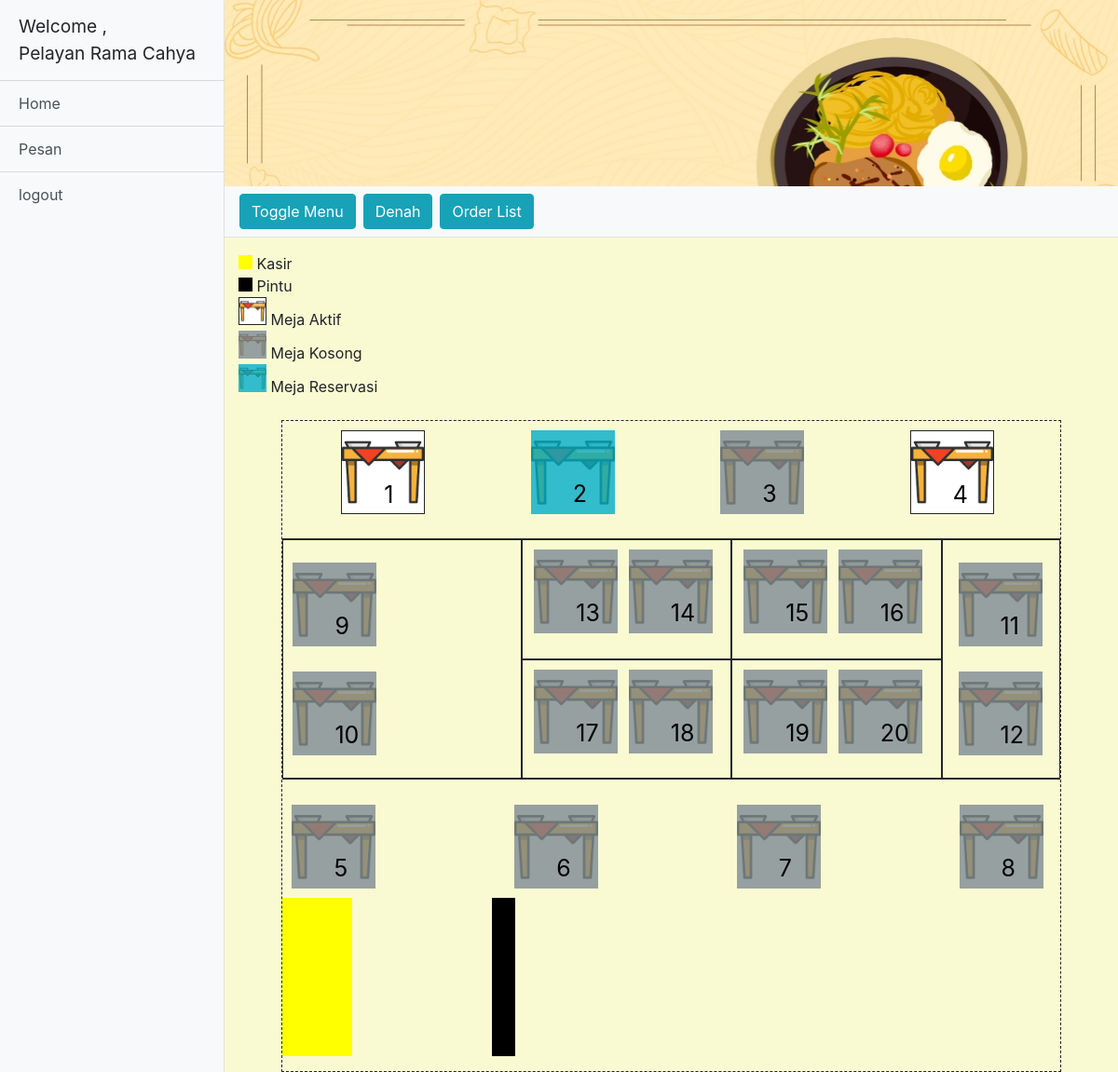
The app's page /index.php (signed in) with its own data.
### tables this page shows
CREATE TABLE `meja` (
  `id_meja` int(11) NOT NULL,
  `id_user` int(11) NOT NULL,
  `id_reservasi` int(11) NOT NULL,
  `status` varchar(10) NOT NULL,
  `antrian` text NOT NULL
);

### functions.php (called while the page is built)
<?php
include "koneksi.php";
 function query($query){
    global $db;
    $lemari = [];
    $theQuery = mysqli_query($db,$query);
    while($rak = mysqli_fetch_assoc($theQuery)){
        $lemari[] = $rak;
    }
    return $lemari;
 }

### index.php (the view, shortened to what this page needs)
<?php
	include "koneksi.php";
	include "functions.php";
	$mejaQuery = query("SELECT * FROM `meja` JOIN reservasi ON meja.id_reservasi = reservasi.id_reservasi ORDER BY id_meja ASC");
 ?>
<!DOCTYPE html>
<html lang="en">
<head>
	 <link href="vendor/bootstrap/css/bootstrap.min.css" rel="stylesheet">
	<link rel="stylesheet" href="assets/styles/style.css">
	<link rel="stylesheet" href="assets/styles/sidebar.css">
</head>
<body>
<div class="d-flex" id="wrapper">
    <div class="bg-light border-right" id="sidebar-wrapper">
      <div class="sidebar-heading">Welcome , <br> <?= $_SESSION['tipe'] ?> <?= $_SESSION['nama']  ?> </div>
      <div class="list-group list-group-flush">
        <a href="index.php" class="list-group-item list-group-item-action bg-light linkHome">Home</a>
        <a href="menu.php" class="list-group-item list-group-item-action bg-light linkPesan">Pesan</a>
		<a href="logout.php" class="list-group-item list-group-item-action bg-light">logout</a>
	</div>
    </div>
    <div id="page-content-wrapper">
		<div class="container-fluid banner"></div>
		<nav class="navbar navbar-expand-lg navbar-light bg-light border-bottom">
			<button class="btn btn-info" id="menu-toggle">Toggle Menu</button>
			<button type="button" class="btn btn-info btnDenah ml-2" aria-pressed="false" autocomplete="off">
				Denah
			</button>
			<button type="button" class="btn btn-info btnOrderList ml-2" aria-pressed="false" autocomplete="off">
				Order List
			</button>
		</nav>
		<div class="container-fluid mt-3">
			<div class="legenda">
				<span style="
				display:inline-block;
				background-color:yellow;
				width:15px;height:15px;
				"></span>
				Kasir
				<br>
				<span style="
				display:inline-block;
				background-color:black;
				width:15px;height:15px;
				"></span>
				Pintu
				<br>
				<div class="aktif" style="display:inline-block;width:30px;height:30px; background-size: cover;"></div>
				Meja Aktif
				<br>
				<div class="kosong" style="display:inline-block;width:30px;height:30px; background-size: cover;"></div>
				Meja Kosong
				<br>
				<div class="reservasi" style="display:inline-block;width:30px;height:30px; background-size: cover;"></div>
				Meja Reservasi
			</div>
			<br>
			<div class="containerDenah">
				<div class="atas" style="border-bottom: 1px solid; padding:10px;"></div>
				<div class="kiri" style="border: 1px solid; padding:10px;"></div>
				<div class="bawah" style="border-top: 1px solid; padding:10px;"></div>
				<div class="kanan" style="border: 1px solid; padding:10px;"></div>
				<div class="tengah" style="border: 1px solid; padding:10px;"></div>
				<div class="tengah" style="border: 1px solid; padding:10px;"></div>
				<div class="tengah" style="border: 1px solid; padding:10px;"></div>
				<div class="tengah" style="border: 1px solid; padding:10px;"></div>
				<?php
					foreach ($mejaQuery as $meja) {
						$status = $meja['status'];
						if ($meja['status'] === "kosong") {
							echo "<div class='meja $status mr-2' data-toggle='modal' data-id='".$meja['id_meja']."' data-status=$status data-target='#ModalAktif'><span class='id'>".$meja['id_meja']."</span></div>";
						}else if($meja['status'] === "reservasi"){
							$strReservasi = "";
							$mejaAntrian = explode(",",$meja['antrian']);
							$mejaAntrianLength = count($mejaAntrian);
							for ($i=0; $i < $mejaAntrianLength ; $i++) {
								$reservasiQuery = query("SELECT nama_pelanggan,jam,antrian FROM reservasi JOIN meja ON meja.id_reservasi = reservasi.id_reservasi WHERE reservasi.id_reservasi = ".$mejaAntrian[$i]);
								foreach ($reservasiQuery as $x) {
									$b = 0;
									$listAntriFromDb = explode(",",$x['antrian']);
									foreach ($listAntriFromDb as $y) {
										if ($b>0) {
											$strReservasi.=",";
										}
										$Query = query("SELECT id_reservasi,nama_pelanggan,jam FROM reservasi WHERE id_reservasi = $y");
										$idreservasiforjs = $Query[0]["id_reservasi"];
										$nama_pel = $ket = preg_replace('/\s+/', '', $Query[0]["nama_pelanggan"]);
										$jam = $Query[0]["jam"];
										$strReservasi .= "{'id':'$idreservasiforjs','nama':'$nama_pel','jam':'$jam'}";
										$b++;
									}
									echo "<div style='width:90px;' class='meja $status mr-2' data-datareservasi=[$strReservasi] data-id='".$meja['id_meja']."' data-antrian='".$meja['antrian']."' data-toggle='modal' data-pelanggan='".$meja['nama_pelanggan']."' data-status=$status data-target='#ModalAktif'> <span class='id'>".$meja['id_meja']."</span></div>";
									$strReservasi = '';
								}
							}
						}else{
							$menuQuery = query("SELECT * FROM order_list JOIN menu ON order_list.id_menu = menu.id_menu WHERE id_meja = ".$meja['id_meja']." AND order_list.no_transaksi = '0000000'");
							$str = "";
							foreach ($menuQuery as $menus) {
								$id = $menus['id_order_list'];
								$nama = preg_replace('/\s+/', '', $menus['nama']);
								$qt = $menus['quantity'];
								$total = $menus['total'];
								$ket = preg_replace('/\s+/', '', $menus['ket']);
								$str .= "{'id':'$id','nama':'$nama','quantity':$qt,'total':$total,'ket':'$ket'}";
							}
							echo "<div class='meja $status mr-2' data-id='".$meja['id_meja']."' data-toggle='modal' data-target='#ModalAktif' data-status=$status data-menu=[$str] > <span class='id'>".$meja['id_meja']."</span></div>";
						}
					}
				?>
				<div style=" width: 250px; display:flex; justify-content: space-between;">
				<div style="width: 30%; height: 170px; display: inline-block; background-color: yellow;  "></div>
				<div style="width: 10%; height: 170px; display: inline-block; background-color: black;"></div>
				</div>
			</div>
		</div>
	</div>
</div>
</body>
</html>

### assets/styles/style.css (style rules this page uses)
body { overflow-x: hidden; background-color: lightgoldenrodyellow; }
.banner { width: 100%; background-image: url("./../image/gambar.jpg"); height: 25vh; background-size: cover; }
.meja { display: inline-block; background-size: cover; width: 90px; height: 90px; }
.aktif { background-image: url('../image/meja.png'); border: 1px solid; }
.kosong { background-image: url('../image/meja-kosong.PNG'); }
.reservasi { background-image: url('../image/meja-reservasi.PNG'); }
.meja .id { position: relative; top: 50px; left: 45px; color: black; font-size: 25px; }
.containerDenah { width: 90%; margin: auto; height: 700px; border: 1px dashed; display: grid; grid-template-areas: "atas atas atas atas" "kiri tengah tengah kanan" "kiri tengah tengah kanan" "bawah bawah bawah bawah "; }
.tengah { display: flex; justify-content:space-around; }
.atas { grid-area: atas; display: flex; justify-content: space-around; }
.kiri { grid-area: kiri; display: flex; justify-content: space-around; flex-direction: column; }
.kanan { grid-area:kanan; display: flex; justify-content: space-around; align-items: flex-end; flex-direction: column; }
.bawah { grid-area: bawah; display: flex; align-items: flex-end; justify-content: space-between; }

### assets/styles/sidebar.css (style rules this page uses)
#sidebar-wrapper { min-height: 100vh; margin-left: -15rem; -webkit-transition: margin .25s ease-out; -moz-transition: margin .25s ease-out; -o-transition: margin .25s ease-out; transition: margin .25s ease-out; }
#sidebar-wrapper .sidebar-heading { padding: 0.875rem 1.25rem; font-size: 1.2rem; }
#sidebar-wrapper .list-group { width: 15rem; }
#page-content-wrapper { min-width: 100vw; }
@media (min-width: 768px) { #sidebar-wrapper { margin-left: 0; } }
@media (min-width: 768px) { #page-content-wrapper { min-width: 0; width: 100%; } }

### records on screen
meja: id_meja "1"
meja: status (picture), id_meja "2"
meja: id_meja "3"
meja: id_meja "4"
meja: id_meja "5"
meja: id_meja "6"
meja: id_meja "7"
meja: id_meja "8"
meja: id_meja "9"
meja: id_meja "10"
meja: id_meja "11"
meja: id_meja "12"
meja: id_meja "13"
meja: id_meja "14"
meja: id_meja "15"
meja: id_meja "16"
meja: id_meja "17"
meja: id_meja "18"
meja: id_meja "19"
meja: id_meja "20"

### other values on screen
$_SESSION['tipe'] "Pelayan"
$_SESSION['nama'] "Rama Cahya"
